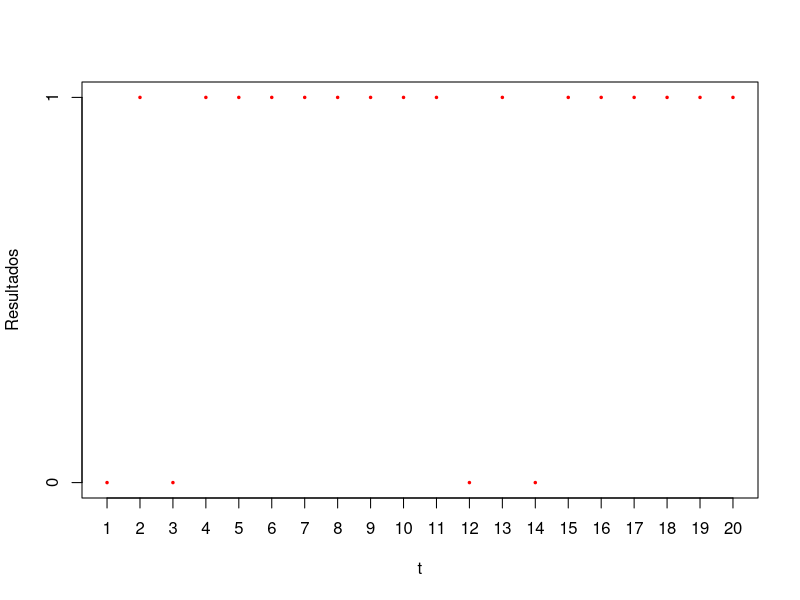

Generate this figure with R:
## ---- chunk 1
set.seed=2020
resultats=rbinom(20,1,0.7)
plot(1:length(resultats),resultats, xaxt="n",yaxt="n",type="p",pch=20,cex=0.5,xlab="t",ylab="Resultados",ylim = c(0,1),col="red")
xtick=1:length(resultats)
axis(side=1, at=xtick, labels=TRUE)
ytick=c(0,1)
axis(side=2, at=ytick, labels = TRUE)
